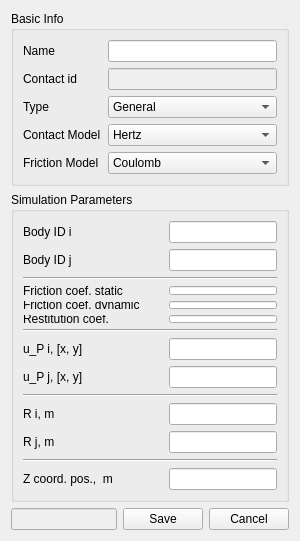
<?xml version="1.0" encoding="UTF-8"?>
<ui version="4.0">
 <class>Form</class>
 <widget class="QWidget" name="Form">
  <property name="geometry">
   <rect>
    <x>0</x>
    <y>0</y>
    <width>300</width>
    <height>541</height>
   </rect>
  </property>
  <property name="minimumSize">
   <size>
    <width>300</width>
    <height>541</height>
   </size>
  </property>
  <property name="maximumSize">
   <size>
    <width>300</width>
    <height>541</height>
   </size>
  </property>
  <property name="windowTitle">
   <string>Contact</string>
  </property>
  <layout class="QFormLayout" name="formLayout_2">
   <property name="fieldGrowthPolicy">
    <enum>QFormLayout::AllNonFixedFieldsGrow</enum>
   </property>
   <item row="0" column="0" colspan="2">
    <widget class="QGroupBox" name="groupBox_basicInfo">
     <property name="title">
      <string>Basic Info</string>
     </property>
     <layout class="QGridLayout" name="gridLayout">
      <item row="1" column="2">
       <widget class="QLineEdit" name="contactID_lineEdit">
        <property name="enabled">
         <bool>false</bool>
        </property>
       </widget>
      </item>
      <item row="2" column="0">
       <widget class="QLabel" name="contactType_label">
        <property name="text">
         <string>Type</string>
        </property>
       </widget>
      </item>
      <item row="0" column="2">
       <widget class="QLineEdit" name="name_lineEdit"/>
      </item>
      <item row="0" column="0">
       <widget class="QLabel" name="name_label">
        <property name="text">
         <string>Name</string>
        </property>
       </widget>
      </item>
      <item row="2" column="2">
       <widget class="QComboBox" name="contactTypecomboBox">
        <item>
         <property name="text">
          <string>General</string>
         </property>
        </item>
        <item>
         <property name="text">
          <string>Revolute Clearance Joint</string>
         </property>
        </item>
        <item>
         <property name="text">
          <string>2 Spheres Contact</string>
         </property>
        </item>
       </widget>
      </item>
      <item row="1" column="0">
       <widget class="QLabel" name="contactID_label">
        <property name="text">
         <string>Contact id</string>
        </property>
       </widget>
      </item>
      <item row="3" column="0">
       <widget class="QLabel" name="contactModelType_label">
        <property name="text">
         <string>Contact Model</string>
        </property>
       </widget>
      </item>
      <item row="4" column="0">
       <widget class="QLabel" name="frictionModelType_label">
        <property name="text">
         <string>Friction Model</string>
        </property>
       </widget>
      </item>
      <item row="3" column="2">
       <widget class="QComboBox" name="contactModelTypecomboBox">
        <item>
         <property name="text">
          <string>Hertz</string>
         </property>
        </item>
        <item>
         <property name="text">
          <string>Kelvin-Voigt</string>
         </property>
        </item>
        <item>
         <property name="text">
          <string>Lankarani-Nikravesh</string>
         </property>
        </item>
       </widget>
      </item>
      <item row="4" column="2">
       <widget class="QComboBox" name="frictionModelTypecomboBox">
        <item>
         <property name="text">
          <string>Coulomb</string>
         </property>
        </item>
        <item>
         <property name="text">
          <string>Ideal (no friction)</string>
         </property>
        </item>
       </widget>
      </item>
      <item row="0" column="1">
       <spacer name="horizontalSpacer">
        <property name="orientation">
         <enum>Qt::Horizontal</enum>
        </property>
        <property name="sizeHint" stdset="0">
         <size>
          <width>40</width>
          <height>20</height>
         </size>
        </property>
       </spacer>
      </item>
     </layout>
    </widget>
   </item>
   <item row="2" column="0" colspan="2">
    <layout class="QHBoxLayout" name="bottom_horizontalLayout">
     <item>
      <widget class="QLineEdit" name="info_lineEdit">
       <property name="enabled">
        <bool>false</bool>
       </property>
      </widget>
     </item>
     <item>
      <widget class="QPushButton" name="save_pushButton">
       <property name="text">
        <string>Save</string>
       </property>
      </widget>
     </item>
     <item>
      <widget class="QPushButton" name="cancel_pushButton">
       <property name="text">
        <string>Cancel</string>
       </property>
      </widget>
     </item>
    </layout>
   </item>
   <item row="1" column="0" colspan="2">
    <widget class="QGroupBox" name="groupBox_simulationParameters">
     <property name="title">
      <string>Simulation Parameters</string>
     </property>
     <layout class="QGridLayout" name="gridLayout_2">
      <item row="9" column="2">
       <widget class="QLineEdit" name="Ri_lineEdit"/>
      </item>
      <item row="7" column="0">
       <widget class="QLabel" name="uPj_label">
        <property name="text">
         <string>u_P j, [x, y]</string>
        </property>
       </widget>
      </item>
      <item row="1" column="0">
       <widget class="QLabel" name="bodyIDj_label">
        <property name="text">
         <string>Body ID j</string>
        </property>
       </widget>
      </item>
      <item row="0" column="2">
       <widget class="QLineEdit" name="bodyIDi_lineEdit"/>
      </item>
      <item row="6" column="0">
       <widget class="QLabel" name="uPi_label">
        <property name="text">
         <string>u_P i, [x, y]</string>
        </property>
       </widget>
      </item>
      <item row="0" column="0">
       <widget class="QLabel" name="bodyIDi_label">
        <property name="text">
         <string>Body ID i</string>
        </property>
       </widget>
      </item>
      <item row="5" column="0" colspan="3">
       <widget class="Line" name="line">
        <property name="orientation">
         <enum>Qt::Horizontal</enum>
        </property>
       </widget>
      </item>
      <item row="10" column="0">
       <widget class="QLabel" name="Rj_label">
        <property name="text">
         <string>R j, m</string>
        </property>
       </widget>
      </item>
      <item row="7" column="2">
       <widget class="QLineEdit" name="uPj_lineEdit"/>
      </item>
      <item row="6" column="2">
       <widget class="QLineEdit" name="uPi_lineEdit"/>
      </item>
      <item row="9" column="0">
       <widget class="QLabel" name="Ri_label">
        <property name="text">
         <string>R i, m</string>
        </property>
       </widget>
      </item>
      <item row="10" column="2">
       <widget class="QLineEdit" name="Rj_lineEdit"/>
      </item>
      <item row="8" column="0" colspan="3">
       <widget class="Line" name="line_2">
        <property name="orientation">
         <enum>Qt::Horizontal</enum>
        </property>
       </widget>
      </item>
      <item row="4" column="0" colspan="3">
       <layout class="QGridLayout" name="gridLayout_4">
        <item row="0" column="0">
         <widget class="QLabel" name="frictionCoefStatic_label">
          <property name="text">
           <string>Friction coef. static</string>
          </property>
         </widget>
        </item>
        <item row="1" column="2">
         <widget class="QLineEdit" name="frictionCoefDynamic_lineEdit"/>
        </item>
        <item row="0" column="2">
         <widget class="QLineEdit" name="frictionCoefStatic_lineEdit"/>
        </item>
        <item row="2" column="2">
         <widget class="QLineEdit" name="restitutionCoef_lineEdit"/>
        </item>
        <item row="1" column="0">
         <widget class="QLabel" name="frictionCoefDynamic_label">
          <property name="text">
           <string>Friction coef. dynamic</string>
          </property>
         </widget>
        </item>
        <item row="2" column="0">
         <widget class="QLabel" name="restitutionCoef_label">
          <property name="text">
           <string>Restitution coef.</string>
          </property>
         </widget>
        </item>
        <item row="0" column="1">
         <spacer name="horizontalSpacer_2">
          <property name="orientation">
           <enum>Qt::Horizontal</enum>
          </property>
          <property name="sizeHint" stdset="0">
           <size>
            <width>20</width>
            <height>20</height>
           </size>
          </property>
         </spacer>
        </item>
        <item row="1" column="1">
         <spacer name="horizontalSpacer_5">
          <property name="orientation">
           <enum>Qt::Horizontal</enum>
          </property>
          <property name="sizeHint" stdset="0">
           <size>
            <width>20</width>
            <height>20</height>
           </size>
          </property>
         </spacer>
        </item>
        <item row="2" column="1">
         <spacer name="horizontalSpacer_6">
          <property name="orientation">
           <enum>Qt::Horizontal</enum>
          </property>
          <property name="sizeHint" stdset="0">
           <size>
            <width>20</width>
            <height>20</height>
           </size>
          </property>
         </spacer>
        </item>
       </layout>
      </item>
      <item row="3" column="0" colspan="3">
       <widget class="Line" name="line_3">
        <property name="orientation">
         <enum>Qt::Horizontal</enum>
        </property>
       </widget>
      </item>
      <item row="1" column="2">
       <widget class="QLineEdit" name="bodyIDj_lineEdit"/>
      </item>
      <item row="0" column="1">
       <spacer name="horizontalSpacer_3">
        <property name="orientation">
         <enum>Qt::Horizontal</enum>
        </property>
        <property name="sizeHint" stdset="0">
         <size>
          <width>20</width>
          <height>20</height>
         </size>
        </property>
       </spacer>
      </item>
      <item row="1" column="1">
       <spacer name="horizontalSpacer_4">
        <property name="orientation">
         <enum>Qt::Horizontal</enum>
        </property>
        <property name="sizeHint" stdset="0">
         <size>
          <width>20</width>
          <height>20</height>
         </size>
        </property>
       </spacer>
      </item>
      <item row="12" column="0">
       <widget class="QLabel" name="z_dim_label">
        <property name="text">
         <string>Z coord. pos.,  m</string>
        </property>
       </widget>
      </item>
      <item row="12" column="2">
       <widget class="QLineEdit" name="z_dim_lineEdit"/>
      </item>
      <item row="11" column="0" colspan="3">
       <widget class="Line" name="line_7">
        <property name="orientation">
         <enum>Qt::Horizontal</enum>
        </property>
       </widget>
      </item>
     </layout>
    </widget>
   </item>
  </layout>
 </widget>
 <tabstops>
  <tabstop>name_lineEdit</tabstop>
  <tabstop>contactID_lineEdit</tabstop>
  <tabstop>contactTypecomboBox</tabstop>
  <tabstop>contactModelTypecomboBox</tabstop>
  <tabstop>frictionModelTypecomboBox</tabstop>
  <tabstop>bodyIDi_lineEdit</tabstop>
  <tabstop>bodyIDj_lineEdit</tabstop>
  <tabstop>frictionCoefStatic_lineEdit</tabstop>
  <tabstop>frictionCoefDynamic_lineEdit</tabstop>
  <tabstop>restitutionCoef_lineEdit</tabstop>
  <tabstop>uPi_lineEdit</tabstop>
  <tabstop>uPj_lineEdit</tabstop>
  <tabstop>Ri_lineEdit</tabstop>
  <tabstop>Rj_lineEdit</tabstop>
  <tabstop>info_lineEdit</tabstop>
  <tabstop>save_pushButton</tabstop>
  <tabstop>cancel_pushButton</tabstop>
 </tabstops>
 <resources/>
 <connections/>
</ui>
